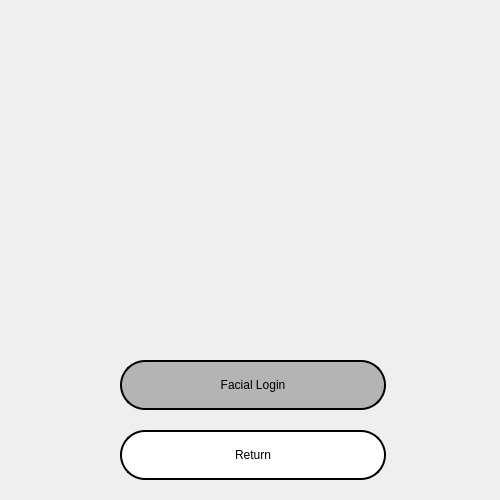
<?xml version="1.0" encoding="UTF-8"?>
<ui version="4.0">
 <class>Form</class>
 <widget class="QWidget" name="Form">
  <property name="geometry">
   <rect>
    <x>0</x>
    <y>0</y>
    <width>500</width>
    <height>500</height>
   </rect>
  </property>
  <property name="minimumSize">
   <size>
    <width>500</width>
    <height>500</height>
   </size>
  </property>
  <property name="maximumSize">
   <size>
    <width>500</width>
    <height>500</height>
   </size>
  </property>
  <property name="windowTitle">
   <string>Form</string>
  </property>
  <widget class="QPushButton" name="pushButton_3">
   <property name="enabled">
    <bool>false</bool>
   </property>
   <property name="geometry">
    <rect>
     <x>120</x>
     <y>360</y>
     <width>266</width>
     <height>50</height>
    </rect>
   </property>
   <property name="minimumSize">
    <size>
     <width>0</width>
     <height>50</height>
    </size>
   </property>
   <property name="styleSheet">
    <string notr="true">QPushButton {	
	
	background-color: rgb(255, 255, 255);
	font: 16pt &quot;MV Boli&quot;;
    border-radius: 25px; 
	color: rgb(0, 0, 0);
    border: 2px solid rgb(0,0,0);

}
QPushButton:hover {
	
	background-color: rgb(0, 0, 0);
	color: rgb(255, 255, 255);
    border: 2px solid rgb(255,255,255);
  

}
QPushButton:pressed{
	background-color: rgb(255, 255, 255);
	color: rgb(0, 0, 0);
	border-color: rgb(255, 255, 255);
    border: 2px solid rgb(0,0,0);
}

QPushButton:disabled{
	background-color: rgb(180, 180, 180);
}</string>
   </property>
   <property name="text">
    <string>Facial Login</string>
   </property>
  </widget>
  <widget class="QPushButton" name="facialreturn">
   <property name="geometry">
    <rect>
     <x>120</x>
     <y>430</y>
     <width>266</width>
     <height>50</height>
    </rect>
   </property>
   <property name="minimumSize">
    <size>
     <width>0</width>
     <height>50</height>
    </size>
   </property>
   <property name="styleSheet">
    <string notr="true">QPushButton {	
	
	background-color: rgb(255, 255, 255);
	font: 16pt &quot;MV Boli&quot;;
    border-radius: 25px; 
	color: rgb(0, 0, 0);
    border: 2px solid rgb(0,0,0);

}
QPushButton:hover {
	
	background-color: rgb(0, 0, 0);
	color: rgb(255, 255, 255);
    border: 2px solid rgb(255,255,255);
  

}
QPushButton:pressed{
	background-color: rgb(255, 255, 255);
	color: rgb(0, 0, 0);
	border-color: rgb(255, 255, 255);
    border: 2px solid rgb(0,0,0);
}
</string>
   </property>
   <property name="text">
    <string>Return</string>
   </property>
  </widget>
 </widget>
 <resources/>
 <connections>
  <connection>
   <sender>facialreturn</sender>
   <signal>clicked()</signal>
   <receiver>Form</receiver>
   <slot>return_login()</slot>
   <hints>
    <hint type="sourcelabel">
     <x>255</x>
     <y>457</y>
    </hint>
    <hint type="destinationlabel">
     <x>259</x>
     <y>597</y>
    </hint>
   </hints>
  </connection>
 </connections>
 <slots>
  <slot>return_login()</slot>
 </slots>
</ui>
